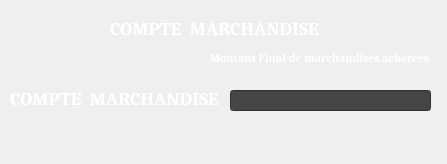
<?xml version="1.0" encoding="UTF-8"?>
<ui version="4.0">
 <class>comptemarchandise</class>
 <widget class="QDialog" name="comptemarchandise">
  <property name="geometry">
   <rect>
    <x>0</x>
    <y>0</y>
    <width>447</width>
    <height>164</height>
   </rect>
  </property>
  <property name="windowTitle">
   <string>compte marchandise</string>
  </property>
  <property name="windowIcon">
   <iconset resource="../../Documents/Menu/logo1.qrc">
    <normaloff>:/menu/logo1/logo.png</normaloff>:/menu/logo1/logo.png</iconset>
  </property>
  <widget class="QLabel" name="label">
   <property name="geometry">
    <rect>
     <x>110</x>
     <y>20</y>
     <width>221</width>
     <height>16</height>
    </rect>
   </property>
   <property name="font">
    <font>
     <family>Cambria</family>
     <pointsize>14</pointsize>
     <weight>75</weight>
     <bold>true</bold>
    </font>
   </property>
   <property name="styleSheet">
    <string notr="true">color: rgb(255, 255, 255);</string>
   </property>
   <property name="text">
    <string>COMPTE  MARCHANDISE</string>
   </property>
  </widget>
  <widget class="QLineEdit" name="montant">
   <property name="geometry">
    <rect>
     <x>230</x>
     <y>90</y>
     <width>201</width>
     <height>21</height>
    </rect>
   </property>
   <property name="font">
    <font>
     <family>Cambria</family>
     <pointsize>12</pointsize>
     <weight>75</weight>
     <bold>true</bold>
    </font>
   </property>
   <property name="focusPolicy">
    <enum>Qt::ClickFocus</enum>
   </property>
   <property name="styleSheet">
    <string notr="true">background-color: rgb(70, 70, 70);</string>
   </property>
   <property name="cursorPosition">
    <number>0</number>
   </property>
   <property name="clearButtonEnabled">
    <bool>true</bool>
   </property>
  </widget>
  <widget class="QLabel" name="label_2">
   <property name="geometry">
    <rect>
     <x>10</x>
     <y>90</y>
     <width>221</width>
     <height>16</height>
    </rect>
   </property>
   <property name="font">
    <font>
     <family>Cambria</family>
     <pointsize>14</pointsize>
     <weight>75</weight>
     <bold>true</bold>
    </font>
   </property>
   <property name="styleSheet">
    <string notr="true">color: rgb(255, 255, 255);</string>
   </property>
   <property name="text">
    <string>COMPTE  MARCHANDISE </string>
   </property>
  </widget>
  <widget class="QLabel" name="label_4">
   <property name="geometry">
    <rect>
     <x>210</x>
     <y>50</y>
     <width>231</width>
     <height>16</height>
    </rect>
   </property>
   <property name="font">
    <font>
     <family>Cambria</family>
     <pointsize>9</pointsize>
     <weight>75</weight>
     <bold>true</bold>
    </font>
   </property>
   <property name="styleSheet">
    <string notr="true">color: rgb(255, 255, 255);</string>
   </property>
   <property name="text">
    <string>Montant Final de marchandises achetees</string>
   </property>
  </widget>
  <widget class="QLabel" name="label_3">
   <property name="geometry">
    <rect>
     <x>-10</x>
     <y>-10</y>
     <width>461</width>
     <height>181</height>
    </rect>
   </property>
   <property name="text">
    <string/>
   </property>
   <property name="pixmap">
    <pixmap resource="../../Documents/Menu/fond2.qrc">:/menu/fond/Fond2.png</pixmap>
   </property>
   <property name="scaledContents">
    <bool>true</bool>
   </property>
  </widget>
  <zorder>label_3</zorder>
  <zorder>label</zorder>
  <zorder>montant</zorder>
  <zorder>label_2</zorder>
  <zorder>label_4</zorder>
 </widget>
 <resources>
  <include location="../../Documents/Menu/fond2.qrc"/>
  <include location="../../Documents/Menu/logo1.qrc"/>
 </resources>
 <connections/>
</ui>
